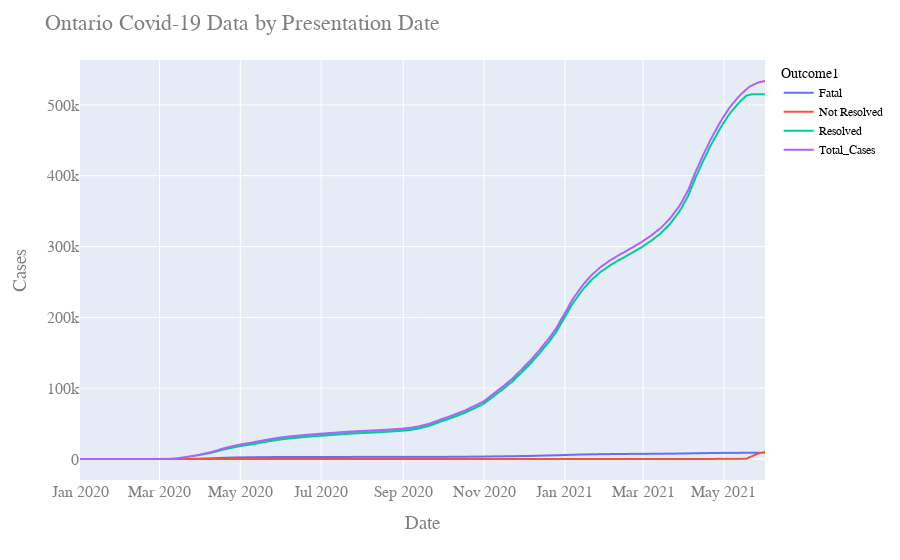

The cell this chart's notebook holds for it:
### Code cell
fig = px.line(df5, x=df5.index, y="value",color='Outcome1')#,log_y=True)
fig.update_layout(
    title="Ontario Covid-19 Data by Presentation Date",
    xaxis_title="Date",
    yaxis_title="Cases",
    font=dict(
        family="Courier New, monospace",
        size=16,
        color="#7f7f7f"
    ),
    legend=dict(
        font=dict(
            family="sans-serif",
            size=12,
            color="black"
        )
    )
)
fig.show()
#fig.write_html("Ontariopresdate.html")

### Figure 1 — Plotly figure (JSON) as saved in the notebook; plotly's stock layout.template omitted (floating-point values rounded to 4 significant figures; data arrays with more than 128 entries replaced by an {"elided": "..."} marker saying what was removed)
{"data": [{"hovertemplate": "Outcome1=Fatal<br>Accurate_Episode_Date=%{x}<br>value=%{y}<extra></extra>", "legendgroup": "Fatal", "line": {"color": "#636efa", "dash": "solid"}, "mode": "lines", "name": "Fatal", "showlegend": true, "type": "scattergl", "x": {"elided": "488 str values"}, "xaxis": "x", "y": {"elided": "488 int values"}, "yaxis": "y"}, {"hovertemplate": "Outcome1=Not Resolved<br>Accurate_Episode_Date=%{x}<br>value=%{y}<extra></extra>", "legendgroup": "Not Resolved", "line": {"color": "#EF553B", "dash": "solid"}, "mode": "lines", "name": "Not Resolved", "showlegend": true, "type": "scattergl", "x": {"elided": "488 str values"}, "xaxis": "x", "y": {"elided": "488 int values"}, "yaxis": "y"}, {"hovertemplate": "Outcome1=Resolved<br>Accurate_Episode_Date=%{x}<br>value=%{y}<extra></extra>", "legendgroup": "Resolved", "line": {"color": "#00cc96", "dash": "solid"}, "mode": "lines", "name": "Resolved", "showlegend": true, "type": "scattergl", "x": {"elided": "488 str values"}, "xaxis": "x", "y": {"elided": "488 int values"}, "yaxis": "y"}, {"hovertemplate": "Outcome1=Total_Cases<br>Accurate_Episode_Date=%{x}<br>value=%{y}<extra></extra>", "legendgroup": "Total_Cases", "line": {"color": "#ab63fa", "dash": "solid"}, "mode": "lines", "name": "Total_Cases", "showlegend": true, "type": "scattergl", "x": {"elided": "488 str values"}, "xaxis": "x", "y": {"elided": "488 int values"}, "yaxis": "y"}], "layout": {"font": {"color": "#7f7f7f", "family": "Courier New, monospace", "size": 16}, "legend": {"font": {"color": "black", "family": "sans-serif", "size": 12}, "title": {"text": "Outcome1"}, "tracegroupgap": 0}, "margin": {"t": 60}, "title": {"text": "Ontario Covid-19 Data by Presentation Date"}, "xaxis": {"anchor": "y", "domain": [0, 1], "title": {"text": "Date"}}, "yaxis": {"anchor": "x", "domain": [0, 1], "title": {"text": "Cases"}}}}
